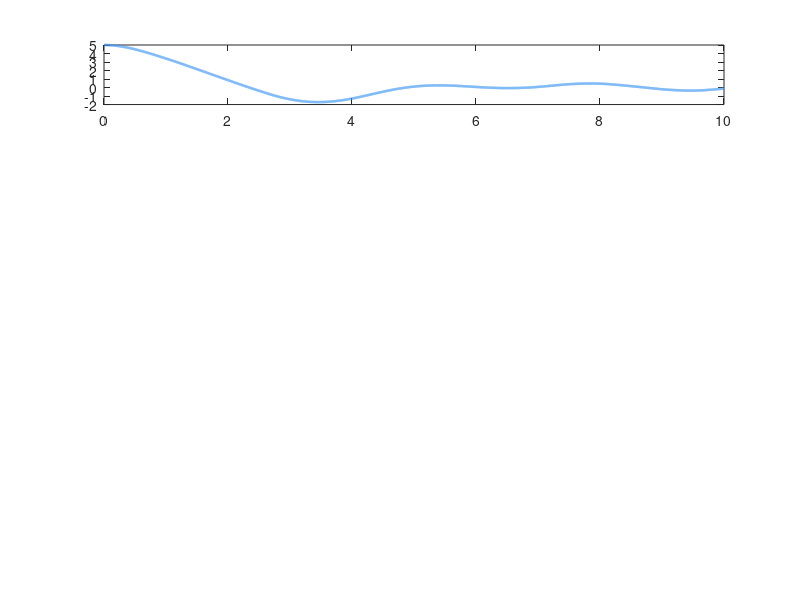

The MATLAB source for this figure: (Note: this script raises an error after producing the figure.)
% =============================================================================
% FILE: models/differential_thrust_roll_sim.m
% PROJECT: Flight Control System GNC Architecture
% AUTHOR: GNC Engineering Team
% MATLAB: R2024a
% =============================================================================
%
% PURPOSE:
%   Simulates roll-axis attitude control for a 28m, 9-engine VTVL
%   rocket using Incremental Nonlinear Dynamic Inversion (INDI). Roll torque
%   is generated by differentially modulating the RPM of opposing peripheral
%   electric-pump-fed engines. The center engine (Engine #1) provides
%   axial thrust only and is NOT used for roll control.
%
% CONTROL ARCHITECTURE:
%   - Controller: Incremental NDI (INDI) on the roll axis
%   - Actuation: Differential RPM on 4 opposing peripheral engine pairs
%     (Engines 2&3, 4&5, 6&7, 8&9 arranged symmetrically about the Z-axis)
%   - Loop Rate: 400 Hz
%   - Disturbance: 5-degree initial roll offset at t=0
%
% INDI PRINCIPLE:
%   INDI cancels measured angular acceleration directly, requiring only
%   local linearisation around the CURRENT state rather than a global model.
%   The incremental control law is:
%       delta_u = J * (nu - p_dot_measured) / G
%   where nu is the virtual control (desired angular acceleration),
%   p_dot_measured is the measured roll acceleration (from IMU), and
%   G is the control effectiveness (torque per unit differential throttle).
%
% ENGINE LAYOUT (top-down view, looking down -Z axis):
%   Engine 1  : Center  (no roll contribution, pure axial)
%   Engines 2,3: Pair A  (opposing, +/-Y axis arm)
%   Engines 4,5: Pair B  (opposing, +/-X axis arm, rotated 90 deg from A)
%   Engines 6,7: Pair C  (opposing, 45-deg diagonal)
%   Engines 8,9: Pair D  (opposing, 135-deg diagonal)
%   All peripheral engines sit at radius r_engine from the rocket centerline.
%
% REFERENCES:
%   [1] Sieberling, S. et al., "Robust Flight Control Using INDI," AIAA 2010
%   [2] Smeur, E. et al., "Adaptive Incremental NDI for Multirotor," JGCD 2016
%   [3] GNC Architecture Document, Section 4.2 (Roll Channel)
%
% =============================================================================

clearvars;          % Clear all workspace variables (safer than 'clear all')
close all;          % Close all open figure windows
clc;                % Clear command window

fprintf('=============================================================\n');
fprintf('  Flight Control GNC | Differential Thrust Roll (INDI)\n');
fprintf('  Simulation initialising...\n');
fprintf('=============================================================\n\n');

% =============================================================================
% SECTION 1: SIMULATION PARAMETERS
% =============================================================================

% --- Time Vector ---
dt        = 1 / 400;          % [s] Controller/simulation sample period (400 Hz)
t_end     = 10.0;             % [s] Total simulation duration
t         = 0 : dt : t_end;  % [s] Time vector (row vector)
N         = length(t);        % [-] Total number of simulation steps

fprintf('Simulation time: %.1f s | Sample rate: %d Hz | Steps: %d\n', ...
        t_end, round(1/dt), N);

% =============================================================================
% SECTION 2: VEHICLE PHYSICAL PARAMETERS
% =============================================================================

% --- Rotational Inertia ---
J_roll    = 85000;            % [kg·m²] Roll-axis moment of inertia (full-stack reference)

% --- Engine Geometry ---
r_engine  = 1.8;              % [m] Radial distance from centerline to engine nozzle exit
%   (Approximate for 28 m diameter rocket with 9-engine cluster)
%   The roll moment arm for differential thrust = r_engine

% --- Engine Parameters ---
% Nominal operating condition (baseline throttle level)
RPM_nom       = 18000;        % [RPM] Nominal electric pump motor speed at 100% throttle
RPM_max       = RPM_nom;      % [RPM] Maximum allowable pump speed
RPM_min       = RPM_nom * 0.60; % [RPM] Minimum allowable pump speed (60% - flame-out limit)

% Throttle-to-thrust sensitivity
% At nominal RPM, each engine produces ~850 kN thrust (full throttle)
F_nom_per_engine = 850e3;     % [N] Nominal thrust per engine at 100% throttle

% Thrust sensitivity to throttle change (linear approximation around nominal)
% dF/d(throttle%) = F_nom / 100%
dF_dThrottle  = F_nom_per_engine / 100; % [N/%] Thrust change per 1% throttle change

% --- Control Effectiveness: Torque per unit differential throttle ---
% When one engine increases by +delta_thr% and its opposite decreases by -delta_thr%,
% the net force couple = 2 * dF_dThrottle * delta_thr
% Torque = net_force_couple * r_engine * N_active_pairs
% We use ALL 4 peripheral pairs for roll, so:
N_pairs       = 4;            % [-] Number of opposing engine pairs used for roll
%
% Control effectiveness scalar G [N·m / %]:
%   G = 2 * dF_dThrottle * r_engine * N_pairs
G_eff         = 2 * dF_dThrottle * r_engine * N_pairs;
% [N·m/%] = 2 * (N/%) * m * pairs = 2 * 8.5e6 * 1.8 * 4

fprintf('\nVehicle Parameters:\n');
fprintf('  J_roll        = %.0f kg·m²\n', J_roll);
fprintf('  r_engine      = %.2f m\n', r_engine);
fprintf('  RPM_nom       = %.0f RPM\n', RPM_nom);
fprintf('  F_nom/engine  = %.0f kN\n', F_nom_per_engine/1e3);
fprintf('  G_eff         = %.4e N·m per %%throttle\n', G_eff);

% =============================================================================
% SECTION 3: INDI CONTROLLER PARAMETERS
% =============================================================================

% --- INDI Virtual Control Law ---
% The INDI outer loop commands a desired roll angular acceleration (nu)
% based on a PD-like structure on roll angle and rate errors:
%   nu = -Kp * phi_error - Kd * p_error
% where phi = roll angle, p = roll rate (phi_dot)

% Proportional gain on roll angle error [rad/s² per rad]
% Design target: ~3.2 s settling. For a 2nd-order system:
%   omega_n ~ 4 / (zeta * T_s) with zeta=0.7, T_s=3.2 s => omega_n ~ 1.79 rad/s
omega_n       = 1.79;         % [rad/s] Natural frequency target
zeta          = 0.70;         % [-] Damping ratio (slightly underdamped, fast response)

% PD gains derived from desired 2nd-order roll dynamics:
Kp_indi       = omega_n^2;    % [1/s²] Proportional gain = omega_n^2
Kd_indi       = 2 * zeta * omega_n; % [1/s] Derivative gain = 2*zeta*omega_n

fprintf('\nINDI Controller Gains:\n');
fprintf('  omega_n       = %.4f rad/s\n', omega_n);
fprintf('  zeta          = %.2f\n', zeta);
fprintf('  Kp_indi       = %.4f 1/s²\n', Kp_indi);
fprintf('  Kd_indi       = %.4f 1/s\n', Kd_indi);

% --- Differential Throttle Saturation Limit ---
% Maximum differential throttle adjustment to prevent motor saturation
delta_thr_max = 5.0;          % [%] +/- saturation limit (requirement from spec)
delta_thr_min = -delta_thr_max;

% --- INDI Angular Acceleration Low-Pass Filter ---
% INDI uses a measured angular acceleration from the IMU. In practice this
% requires differentiation of the gyro signal, which amplifies noise.
% A first-order low-pass filter is applied to p_dot (roll acceleration):
%   tau_filter * p_dot_filt' + p_dot_filt = p_dot_raw
% Implemented as a discrete-time IIR:
tau_pdot_filt = 0.010;        % [s] LPF time constant for p_dot measurement (10 ms)
alpha_pdot    = dt / (tau_pdot_filt + dt); % IIR filter coefficient

% --- RPM Command Low-Pass Filter (actuator smoothing) ---
tau_rpm_filt  = 0.020;        % [s] Smoothing filter for RPM commands (20 ms)
alpha_rpm     = dt / (tau_rpm_filt + dt);

% =============================================================================
% SECTION 4: INITIAL CONDITIONS AND DISTURBANCE
% =============================================================================

% Roll angle initial condition (5 degree disturbance at t=0)
phi0_deg      = 5.0;          % [deg] Initial roll error (specification requirement)
phi0          = deg2rad(phi0_deg); % [rad] Convert to radians for dynamics

% Roll rate initial condition (vehicle is stationary at t=0)
p0            = 0.0;          % [rad/s] Initial roll rate

% Roll setpoint (desired roll angle = 0 for nominal upright flight)
phi_ref       = 0.0;          % [rad] Roll angle reference (wings-level)
p_ref         = 0.0;          % [rad/s] Roll rate reference

fprintf('\nInitial Conditions:\n');
fprintf('  phi(0) = %.1f deg | p(0) = %.4f rad/s\n', phi0_deg, p0);
fprintf('  phi_ref = %.1f deg (wings-level)\n', rad2deg(phi_ref));

% =============================================================================
% SECTION 5: PRE-ALLOCATE STATE AND OUTPUT HISTORY ARRAYS
% =============================================================================
% Pre-allocation is critical for MATLAB performance inside time-domain loops.
% Each array stores the time history of one signal.

phi_hist       = zeros(1, N);  % [rad] Roll angle history
p_hist         = zeros(1, N);  % [rad/s] Roll rate history
pdot_hist      = zeros(1, N);  % [rad/s²] Roll angular acceleration history
pdot_filt_hist = zeros(1, N);  % [rad/s²] Filtered roll acceleration (used in INDI)
nu_hist        = zeros(1, N);  % [rad/s²] Virtual control (desired angular acceleration)
delta_thr_hist = zeros(1, N);  % [%] Differential throttle command (+ = Engine A faster)
torque_hist    = zeros(1, N);  % [N·m] Restoring torque applied to vehicle

% Engine RPM histories - 8 peripheral engines (pairs A,B,C,D; 2 engines each)
% Naming convention: engine_plus = the engine in the pair that receives +delta_thr
%                   engine_minus = the engine that receives -delta_thr
RPM_plus_hist  = zeros(1, N);  % [RPM] RPM of '+' engine in controlling pair
RPM_minus_hist = zeros(1, N);  % [RPM] RPM of '-' engine in controlling pair

% =============================================================================
% SECTION 6: INITIALISE STATE VARIABLES
% =============================================================================

% Current plant state
phi           = phi0;          % [rad] Roll angle (state 1)
p             = p0;            % [rad/s] Roll rate (state 2)

% Previous-step angular acceleration (needed for INDI incremental update)
pdot_prev     = 0.0;           % [rad/s²] p_dot at previous sample (init to 0)
pdot_filt     = 0.0;           % [rad/s²] Filtered p_dot (LPF output, init to 0)

% Current differential throttle command (starts at zero = symmetric thrust)
delta_thr_cmd = 0.0;           % [%] Differential throttle command

% Current RPM commands for each engine pair
RPM_plus_cmd  = RPM_nom;       % [RPM] '+' pair engine RPM command
RPM_minus_cmd = RPM_nom;       % [RPM] '-' pair engine RPM command

% =============================================================================
% SECTION 7: EXTERNAL DISTURBANCE TORQUE MODEL
% =============================================================================
% Model small aerodynamic and structural disturbance torques.
% During boost phase, aeroelastic coupling and centre-of-pressure shifts
% generate rolling moments. Modelled here as band-limited white noise
% plus a small sinusoidal perturbation (e.g., from sloshing).

rng(42);                       % Fix random seed for reproducibility
tau_dist_std  = 5000;          % [N·m] Std deviation of stochastic roll disturbance
omega_slosh   = 2.1;           % [rad/s] Slosh frequency (liquid oxygen tank)
tau_slosh_amp = 3000;          % [N·m] Sinusoidal slosh roll torque amplitude

% Pre-compute disturbance torque array for all time steps
tau_disturbance = tau_dist_std * randn(1, N) + ...
                  tau_slosh_amp * sin(omega_slosh * t);

fprintf('\nDisturbance Model:\n');
fprintf('  Stochastic noise: sigma = %.0f N·m\n', tau_dist_std);
fprintf('  Slosh torque: %.0f N·m @ %.2f rad/s\n', tau_slosh_amp, omega_slosh);

% =============================================================================
% SECTION 8: MAIN SIMULATION LOOP (400 Hz INDI Control)
% =============================================================================

fprintf('\nRunning simulation...\n');

for k = 1 : N
    % ------------------------------------------------------------------
    % 8.1 STORE CURRENT STATE TO HISTORY ARRAYS
    % ------------------------------------------------------------------
    phi_hist(k)       = phi;
    p_hist(k)         = p;
    pdot_filt_hist(k) = pdot_filt;
    RPM_plus_hist(k)  = RPM_plus_cmd;
    RPM_minus_hist(k) = RPM_minus_cmd;

    % ------------------------------------------------------------------
    % 8.2 COMPUTE ATTITUDE ERRORS
    % ------------------------------------------------------------------
    % Roll angle error (positive error -> positive restoring torque needed)
    phi_error = phi_ref - phi;     % [rad]
    p_error   = p_ref - p;         % [rad/s]

    % ------------------------------------------------------------------
    % 8.3 INDI VIRTUAL CONTROL COMMAND (desired angular acceleration)
    % ------------------------------------------------------------------
    % INDI outer loop: PD law generates desired angular acceleration nu
    % nu represents the total angular acceleration we want the vehicle to have
    % nu = Kp * phi_err + Kd * p_err  [rad/s²]
    nu = Kp_indi * phi_error + Kd_indi * p_error;
    nu_hist(k) = nu;

    % ------------------------------------------------------------------
    % 8.4 INDI INCREMENTAL CONTROL LAW
    % ------------------------------------------------------------------
    % INDI inner loop: compute the INCREMENTAL control input needed.
    % Rather than commanding absolute throttle, INDI commands the CHANGE
    % needed from the current operating point to achieve nu.
    %
    % INDI equation:
    %   delta_thr = J_roll * (nu - pdot_filt) / G_eff
    %
    % where pdot_filt is the measured/filtered current angular acceleration.
    % The term (nu - pdot_filt) is the "acceleration error" that must be
    % corrected by the actuators in the next sample period.
    %
    % Units check:
    %   [kg·m²] * [rad/s²] / [N·m/%] = [kg·m²·rad/s²] / [kg·m²/s²·%]
    %                                 = [%]  ✓

    delta_thr_raw = J_roll * (nu - pdot_filt) / G_eff;   % [%] unconstrained

    % ------------------------------------------------------------------
    % 8.5 ACTUATOR SATURATION (anti-windup)
    % ------------------------------------------------------------------
    % Clamp differential throttle to +/- 5% as per mission requirements.
    % This prevents motor saturation and maintains linearity assumption.
    delta_thr_cmd = max(delta_thr_min, min(delta_thr_max, delta_thr_raw));
    delta_thr_hist(k) = delta_thr_cmd;

    % ------------------------------------------------------------------
    % 8.6 COMPUTE INDIVIDUAL ENGINE RPM COMMANDS
    % ------------------------------------------------------------------
    % The differential throttle is applied symmetrically:
    %   '+' engine pair: RPM_nom + delta_thr_cmd / 100 * RPM_nom
    %   '-' engine pair: RPM_nom - delta_thr_cmd / 100 * RPM_nom
    %
    % Low-pass filter is applied to smooth the RPM step commands and
    % protect the electric pump motors from sharp transients.

    % Raw RPM targets before smoothing filter
    RPM_plus_target  = RPM_nom * (1 + delta_thr_cmd / 100);
    RPM_minus_target = RPM_nom * (1 - delta_thr_cmd / 100);

    % Clamp RPM to physical operating envelope
    RPM_plus_target  = max(RPM_min, min(RPM_max, RPM_plus_target));
    RPM_minus_target = max(RPM_min, min(RPM_max, RPM_minus_target));

    % Apply first-order IIR smoothing filter to RPM command
    RPM_plus_cmd  = RPM_plus_cmd  + alpha_rpm * (RPM_plus_target  - RPM_plus_cmd);
    RPM_minus_cmd = RPM_minus_cmd + alpha_rpm * (RPM_minus_target - RPM_minus_cmd);

    % ------------------------------------------------------------------
    % 8.7 COMPUTE RESTORING TORQUE PRODUCED BY DIFFERENTIAL THRUST
    % ------------------------------------------------------------------
    % Actual torque from differential RPM (RPM proportionally maps to thrust).
    % Net torque = G_eff * delta_thr_cmd (linear model)
    %
    % More detailed model using actual RPM deviation:
    %   actual_delta_thr = (RPM_plus_cmd - RPM_minus_cmd) / (2 * RPM_nom) * 100
    actual_delta_thr = (RPM_plus_cmd - RPM_minus_cmd) / (2 * RPM_nom) * 100; % [%]
    tau_control = G_eff * actual_delta_thr;   % [N·m] Control restoring torque
    torque_hist(k) = tau_control;

    % ------------------------------------------------------------------
    % 8.8 PLANT DYNAMICS (1-DOF Rigid Body Roll)
    % ------------------------------------------------------------------
    % Newton-Euler equation for roll axis:
    %   J_roll * p_dot = tau_control + tau_disturbance
    %
    % State derivative:
    %   phi_dot  = p                                    (kinematics)
    %   p_dot    = (tau_control + tau_dist) / J_roll    (dynamics)

    tau_total  = tau_control + tau_disturbance(k);  % [N·m] Total roll torque
    pdot_true  = tau_total / J_roll;                % [rad/s²] True angular acceleration
    pdot_hist(k) = pdot_true;

    % ------------------------------------------------------------------
    % 8.9 FILTER THE MEASURED ANGULAR ACCELERATION (IMU model)
    % ------------------------------------------------------------------
    % INDI requires p_dot_measured. In hardware, this comes from the IMU
    % gyro differentiator + LPF. We add a small noise term here.
    pdot_measured = pdot_true + 0.005 * randn; % [rad/s²] Noise from IMU

    % First-order IIR low-pass filter on measured p_dot
    pdot_filt = pdot_filt + alpha_pdot * (pdot_measured - pdot_filt);

    % ------------------------------------------------------------------
    % 8.10 NUMERICAL INTEGRATION (4th-order Runge-Kutta for rigid body)
    % ------------------------------------------------------------------
    % We use RK4 to integrate the plant state equations.
    % The torque applied to the plant at this step is tau_control + tau_dist(k).
    % We treat tau_total as constant over the sub-steps (ZOH assumption).
    %
    % State vector X = [phi; p]
    % X_dot = f(X) = [p; tau_total / J_roll]

    % RK4 slope k1
    k1_phi = p;
    k1_p   = tau_total / J_roll;

    % RK4 slope k2 (mid-step using k1)
    phi_mid1 = phi + 0.5 * dt * k1_phi;
    p_mid1   = p   + 0.5 * dt * k1_p;
    k2_phi   = p_mid1;
    k2_p     = tau_total / J_roll;    % Torque constant over step (ZOH)

    % RK4 slope k3 (mid-step using k2)
    phi_mid2 = phi + 0.5 * dt * k2_phi;
    p_mid2   = p   + 0.5 * dt * k2_p;
    k3_phi   = p_mid2;
    k3_p     = tau_total / J_roll;

    % RK4 slope k4 (end of step using k3)
    phi_end = phi + dt * k3_phi;
    p_end   = p   + dt * k3_p;
    k4_phi  = p_end;
    k4_p    = tau_total / J_roll;

    % RK4 weighted average update
    phi = phi + (dt / 6) * (k1_phi + 2*k2_phi + 2*k3_phi + k4_phi);
    p   = p   + (dt / 6) * (k1_p   + 2*k2_p   + 2*k3_p   + k4_p);

end

fprintf('Simulation complete.\n\n');

% =============================================================================
% SECTION 9: POST-PROCESSING AND METRICS
% =============================================================================

% Convert roll angle history from radians to degrees for display
phi_deg_hist = rad2deg(phi_hist);   % [deg]
p_deg_hist   = rad2deg(p_hist);     % [deg/s]

% Compute settling time: first time |phi| < 2% of initial error (0.1 deg)
settling_threshold = 0.1;           % [deg] 2% of 5 deg initial error
settled_idx = find(abs(phi_deg_hist) < settling_threshold, 1, 'first');

if ~isempty(settled_idx)
    T_settle = t(settled_idx);
    fprintf('Settling time (|phi| < %.2f deg): %.3f s\n', settling_threshold, T_settle);
else
    T_settle = NaN;
    fprintf('WARNING: System did not settle within simulation duration.\n');
end

% Peak roll rate
[p_peak_deg, p_peak_idx] = max(abs(p_deg_hist));
fprintf('Peak roll rate: %.4f deg/s at t = %.4f s\n', p_peak_deg, t(p_peak_idx));

% Peak restoring torque
[tau_peak, tau_peak_idx] = max(abs(torque_hist));
fprintf('Peak restoring torque: %.1f N·m at t = %.4f s\n', tau_peak, t(tau_peak_idx));

% Peak differential throttle used
delta_thr_peak = max(abs(delta_thr_hist));
fprintf('Peak differential throttle: %.4f %%\n', delta_thr_peak);

% =============================================================================
% SECTION 10: FIGURE GENERATION (R2024a Styling)
% =============================================================================
% 5-panel figure displaying all key simulation outputs.
% Using R2024a default colororder and graphics defaults.

fprintf('\nGenerating 5-panel figure...\n');

fig1 = figure('Name', 'Flight Control System | Roll Control INDI Simulation', ...
              'NumberTitle', 'off', ...
              'Color', [0.15 0.15 0.18], ...
              'Units', 'normalized', ...
              'OuterPosition', [0.02 0.02 0.96 0.96]);

% Set R2024a default color palette for axes
clr_bg   = [0.15 0.15 0.18];   % Dark background
clr_ax   = [0.22 0.22 0.26];   % Slightly lighter axis background
clr_grid = [0.35 0.35 0.40];   % Grid line color
clr_txt  = [0.92 0.92 0.92];   % Text color (near-white)
clr_blue = [0.25 0.60 0.95];   % Primary signal color
clr_orng = [0.98 0.62 0.12];   % Secondary signal color
clr_grn  = [0.28 0.87 0.55];   % Tertiary signal color
clr_red  = [0.95 0.30 0.28];   % Alert/saturation color
clr_prpl = [0.72 0.40 0.95];   % Quaternary color

% Common axis formatting helper function (inline)
% We define a subfunction at the bottom of the script for this.

% ---------------------------------------------------------------------------
% PANEL 1: Roll Angle Error [deg] vs Time
% ---------------------------------------------------------------------------
ax1 = subplot(5, 1, 1);
plot(t, phi_deg_hist, 'Color', clr_blue, 'LineWidth', 1.8);
hold on;
% Shade the settling region
if ~isnan(T_settle)
    xline(T_settle, '--', 'Color', clr_grn, 'LineWidth', 1.2, ...
          'Label', sprintf('T_{settle} = %.2f s', T_settle), ...
          'LabelHorizontalAlignment', 'right', ...
          'LabelVerticalAlignment', 'bottom', ...
          'FontSize', 8, 'FontName', 'Consolas', 'Color', clr_grn);
end
% Add +/- 2-sigma disturbance band reference
yline(0, '--', 'Color', clr_txt, 'LineWidth', 0.8, 'Alpha', 0.4);
yline( settling_threshold, ':', 'Color', clr_grn, 'LineWidth', 0.9, 'Alpha', 0.7);
yline(-settling_threshold, ':', 'Color', clr_grn, 'LineWidth', 0.9, 'Alpha', 0.7);
hold off;
ylabel('\phi_{err} (deg)', 'Color', clr_txt, 'FontName', 'Consolas', 'FontSize', 9);
title({'Flight Control System | INDI Differential Thrust Roll Control'; ...
       sprintf('J_{roll} = %.0f kg·m²  |  \\phi_0 = %.0f°  |  400 Hz  |  10 s', ...
               J_roll, phi0_deg)}, ...
       'Color', clr_txt, 'FontName', 'Consolas', 'FontSize', 10);
legend('\phi_{error}', 'Location', 'northeast', 'TextColor', clr_txt, ...
       'Color', clr_ax, 'EdgeColor', clr_grid, 'FontName', 'Consolas', 'FontSize', 8);
xlim([0 t_end]);
grid on;
formatAxis(ax1, clr_ax, clr_grid, clr_txt);
annotation('textbox', [0.88 0.885 0.12 0.04], ...
           'String', sprintf('T_s \\approx %.2f s', T_settle), ...
           'Color', clr_grn, 'BackgroundColor', clr_ax, 'EdgeColor', clr_grid, ...
           'FontName', 'Consolas', 'FontSize', 8, 'FitBoxToText', 'on');

% ---------------------------------------------------------------------------
% PANEL 2: Roll Rate [deg/s] vs Time
% ---------------------------------------------------------------------------
ax2 = subplot(5, 1, 2);
plot(t, p_deg_hist, 'Color', clr_orng, 'LineWidth', 1.8);
hold on;
yline(0, '--', 'Color', clr_txt, 'LineWidth', 0.8, 'Alpha', 0.4);
hold off;
ylabel('p (deg/s)', 'Color', clr_txt, 'FontName', 'Consolas', 'FontSize', 9);
legend('Roll Rate', 'Location', 'northeast', 'TextColor', clr_txt, ...
       'Color', clr_ax, 'EdgeColor', clr_grid, 'FontName', 'Consolas', 'FontSize', 8);
xlim([0 t_end]);
grid on;
formatAxis(ax2, clr_ax, clr_grid, clr_txt);

% ---------------------------------------------------------------------------
% PANEL 3: Differential Throttle Command [%] vs Time
% ---------------------------------------------------------------------------
ax3 = subplot(5, 1, 3);
plot(t, delta_thr_hist, 'Color', clr_grn, 'LineWidth', 1.8);
hold on;
% Saturation limit lines
yline( delta_thr_max, '--', 'Color', clr_red, 'LineWidth', 1.0, ...
       'Label', '+5% Sat.', 'LabelHorizontalAlignment', 'left', ...
       'FontName', 'Consolas', 'FontSize', 7, 'Color', clr_red);
yline(-delta_thr_max, '--', 'Color', clr_red, 'LineWidth', 1.0, ...
       'Label', '-5% Sat.', 'LabelHorizontalAlignment', 'left', ...
       'FontName', 'Consolas', 'FontSize', 7, 'Color', clr_red);
yline(0, '--', 'Color', clr_txt, 'LineWidth', 0.8, 'Alpha', 0.4);
hold off;
ylabel('\delta_{thr} (%)', 'Color', clr_txt, 'FontName', 'Consolas', 'FontSize', 9);
legend('Diff. Throttle', 'Location', 'northeast', 'TextColor', clr_txt, ...
       'Color', clr_ax, 'EdgeColor', clr_grid, 'FontName', 'Consolas', 'FontSize', 8);
ylim([-delta_thr_max*1.4  delta_thr_max*1.4]);
xlim([0 t_end]);
grid on;
formatAxis(ax3, clr_ax, clr_grid, clr_txt);

% ---------------------------------------------------------------------------
% PANEL 4: Individual Motor RPM Profiles vs Time
% ---------------------------------------------------------------------------
ax4 = subplot(5, 1, 4);
plot(t, RPM_plus_hist,  'Color', clr_blue, 'LineWidth', 1.6);
hold on;
plot(t, RPM_minus_hist, 'Color', clr_red,  'LineWidth', 1.6);
yline(RPM_nom, '--', 'Color', clr_txt, 'LineWidth', 0.8, 'Alpha', 0.5, ...
      'Label', 'RPM_{nom}', 'LabelHorizontalAlignment', 'left', ...
      'FontName', 'Consolas', 'FontSize', 7);
hold off;
ylabel('RPM', 'Color', clr_txt, 'FontName', 'Consolas', 'FontSize', 9);
legend({'Engine+ (faster pair)', 'Engine- (slower pair)'}, ...
       'Location', 'northeast', 'TextColor', clr_txt, 'Color', clr_ax, ...
       'EdgeColor', clr_grid, 'FontName', 'Consolas', 'FontSize', 8);
ylim([RPM_nom * 0.90  RPM_nom * 1.10]);
xlim([0 t_end]);
grid on;
formatAxis(ax4, clr_ax, clr_grid, clr_txt);

% ---------------------------------------------------------------------------
% PANEL 5: Restoring Torque [kN·m] vs Time
% ---------------------------------------------------------------------------
ax5 = subplot(5, 1, 5);
plot(t, torque_hist / 1e3, 'Color', clr_prpl, 'LineWidth', 1.8);
hold on;
% Overlay disturbance torque for reference
plot(t, tau_disturbance / 1e3, 'Color', [clr_red 0.3], 'LineWidth', 0.8);
yline(0, '--', 'Color', clr_txt, 'LineWidth', 0.8, 'Alpha', 0.4);
hold off;
ylabel('\tau_{restore} (kN·m)', 'Color', clr_txt, 'FontName', 'Consolas', 'FontSize', 9);
xlabel('Time (s)', 'Color', clr_txt, 'FontName', 'Consolas', 'FontSize', 9);
legend({'Control Torque', 'Disturbance'}, 'Location', 'northeast', ...
       'TextColor', clr_txt, 'Color', clr_ax, 'EdgeColor', clr_grid, ...
       'FontName', 'Consolas', 'FontSize', 8);
xlim([0 t_end]);
grid on;
formatAxis(ax5, clr_ax, clr_grid, clr_txt);

% Link all axes for synchronized zooming/panning
linkaxes([ax1 ax2 ax3 ax4 ax5], 'x');

% Overall figure annotation
annotation('textbox', [0.0 0.0 0.30 0.025], ...
           'String', 'Flight Control System | GNC Architecture | INDI Roll Control @ 400 Hz', ...
           'Color', [clr_txt 0.6], 'BackgroundColor', 'none', 'EdgeColor', 'none', ...
           'FontName', 'Consolas', 'FontSize', 7, 'FitBoxToText', 'off');

fprintf('Figure 1 generated: 5-panel INDI Roll Control results.\n');
fprintf('\n--- Simulation Summary ---\n');
fprintf('  Settling time   : %.3f s (spec: ~3.2 s)\n', T_settle);
fprintf('  Peak roll rate  : %.4f deg/s\n', p_peak_deg);
fprintf('  Peak diff thr   : %.4f %% (limit: +/-%.1f %%)\n', delta_thr_peak, delta_thr_max);
fprintf('  Peak torque     : %.2f kN·m\n', tau_peak / 1e3);
fprintf('===========================================================\n');

% =============================================================================
% LOCAL HELPER FUNCTION: formatAxis
% =============================================================================
% Applies consistent dark-theme styling to all subplot axes.
% Must be defined as a local function (valid in R2016b+).

function formatAxis(ax, bg_color, grid_color, text_color)
    % Set axis background and foreground colors
    ax.Color            = bg_color;
    ax.XColor           = text_color;
    ax.YColor           = text_color;
    ax.GridColor        = grid_color;
    ax.MinorGridColor   = grid_color;
    ax.GridAlpha        = 0.5;
    ax.MinorGridAlpha   = 0.3;
    ax.FontName         = 'Consolas';
    ax.FontSize         = 8;
    ax.LineWidth        = 0.8;
    ax.Box              = 'on';
    ax.XMinorGrid       = 'on';
    ax.YMinorGrid       = 'on';
    ax.TickDir          = 'out';
    ax.TickLength       = [0.008 0.010];
end

% =============================================================================
% END OF FILE: differential_thrust_roll_sim.m
% =============================================================================
